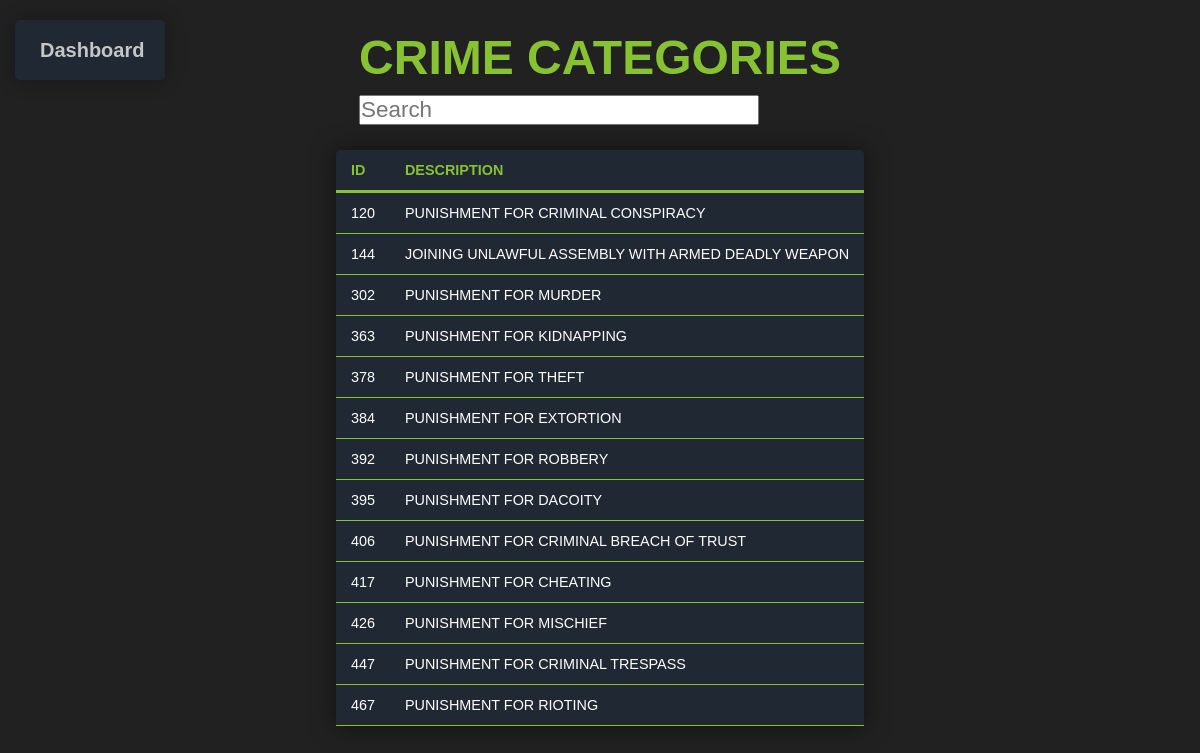
The app's page /php/viewcrime.php with its own data.
### tables this page shows
CREATE TABLE `crime` (
  `CRIME_ID` varchar(255) NOT NULL,
  `CRIME_NAME` varchar(50) DEFAULT NULL
);

### php/viewcrime.php (the view, shortened to what this page needs)
<?php
include_once "dbh.php";
$sql = "SELECT * FROM `crime`";
$result = mysqli_query($conn, $sql);
$resultcheck=mysqli_num_rows($result);
if($resultcheck>0) {
?>
<html>
    <link rel="stylesheet" href="./styles/style.css">
    <link rel="stylesheet" href="https://cdnjs.cloudflare.com/ajax/libs/font-awesome/5.15.1/css/all.min.css" />
    <body class='abc'>
    <div class='top_div'>
    <form action="policedash.php" method="post">
    <button  type=submit class="button" >Dashboard</button>
        <h2 class='table-heading'>CRIME CATEGORIES</h2>
        <input type="text" id="search" name="search" placeholder="Search" autocomplete="off">
        </div>
        <section class='display_table'>
        <table class='content-table'>
            <thead>
                <th>ID</th>
                <th>DESCRIPTION</th>
            </thead>
        <?php
            while($rows = mysqli_fetch_assoc($result)) {
        ?>
            <tbody>
                <tr>
                    <td><?php echo $rows['CRIME_ID'];  ?></td>
                    <td><?php echo $rows['CRIME_NAME']; ?></td>
                </tr>
            </tbody>
            <?php
                }
                ?>
        </table>
     </section>
    </body>
</html>
<?php
}
else{
    echo "<script>
    window.location.href='policedash.php';
    alert('No Crime Categories! ');
    </script>";
    exit();
}
?>

### styles/style.css (style rules this page uses)
.abc { background-color: #222121; }
.content-table { font-family: 'Poppins', sans-serif; border-collapse: collapse; margin: 25px 0; font-size: 0.9em; min-width: 400px; border-radius: 5px 5px 0 0; overflow: hidden; -webkit-box-shadow: 0 0 25px rgba(0, 0, 0, 0.5); box-shadow: 0 0 25px rgba(0, 0, 0, 0.5); }
.content-table tbody { background-color: #1f2833; }
.content-table th, .content-table td { padding: 12px 15px; }
.content-table tbody tr { border-bottom: 1px solid #86C232; color: #fff; }
.display_table { display: -webkit-box; display: -ms-flexbox; display: flex; -webkit-box-pack: center; -ms-flex-pack: center; justify-content: center; }
.table-heading { font-size: 6vh; color: #86C232; text-align: center; font-family: 'Poppins', sans-serif; margin: 30px 0px 10px 0px; }
.top_div { display: -webkit-box; display: -ms-flexbox; display: flex; -ms-flex-pack: distribute; justify-content: space-around; }
.top_div input { outline: none; width: 400px; font-size: 1.4em; }
* { margin: 0; padding: 0; -webkit-box-sizing: border-box; box-sizing: border-box; }
.button { display: inline-block; position: absolute; top: 20px; left: 15px; padding: 15px 25px; font-size: 20px; font-family: 'Poppins', sans-serif; cursor: pointer; font-weight: bold; width: 150px; height: 60px; text-align: center; text-decoration: none; outline: none; color: #C5C6C7; background-color: #1f2833; border: none; border-radius: 5px; -webkit-box-shadow: 0 0 20px rgba(0, 0, 0, 0.3); box-shadow: 0 0 20px rgba(0, 0, 0, 0.3); }

### records on screen
crime: CRIME_ID "120", CRIME_NAME "PUNISHMENT FOR CRIMINAL CONSPIRACY"
crime: CRIME_ID "144", CRIME_NAME "JOINING UNLAWFUL ASSEMBLY WITH ARMED DEADLY WEAPON"
crime: CRIME_ID "302", CRIME_NAME "PUNISHMENT FOR MURDER"
crime: CRIME_ID "363", CRIME_NAME "PUNISHMENT FOR KIDNAPPING"
crime: CRIME_ID "378", CRIME_NAME "PUNISHMENT FOR THEFT"
crime: CRIME_ID "384", CRIME_NAME "PUNISHMENT FOR EXTORTION"
crime: CRIME_ID "392", CRIME_NAME "PUNISHMENT FOR ROBBERY"
crime: CRIME_ID "395", CRIME_NAME "PUNISHMENT FOR DACOITY"
crime: CRIME_ID "406", CRIME_NAME "PUNISHMENT FOR CRIMINAL BREACH OF TRUST"
crime: CRIME_ID "417", CRIME_NAME "PUNISHMENT FOR CHEATING"
crime: CRIME_ID "426", CRIME_NAME "PUNISHMENT FOR MISCHIEF"
crime: CRIME_ID "447", CRIME_NAME "PUNISHMENT FOR CRIMINAL TRESPASS"
crime: CRIME_ID "467", CRIME_NAME "PUNISHMENT FOR RIOTING"
